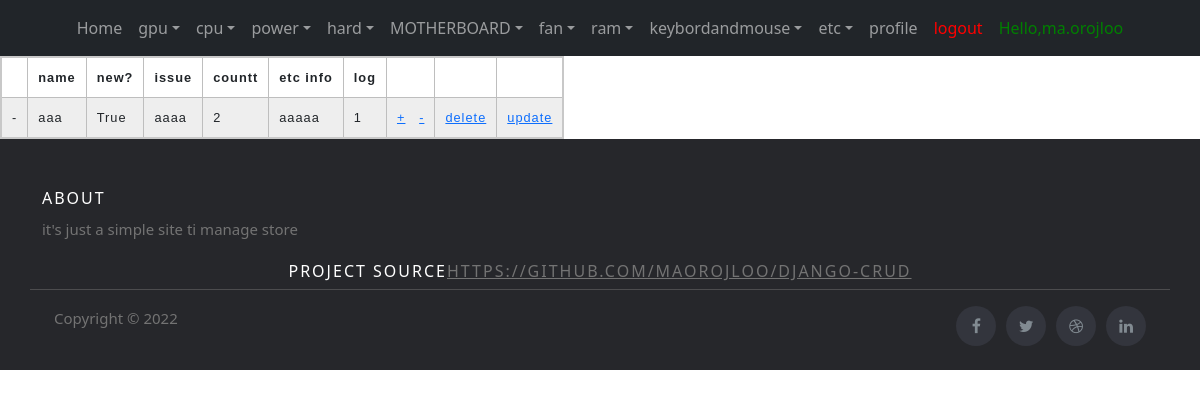
The page /etc/ (signed in) on the database as committed earlier.
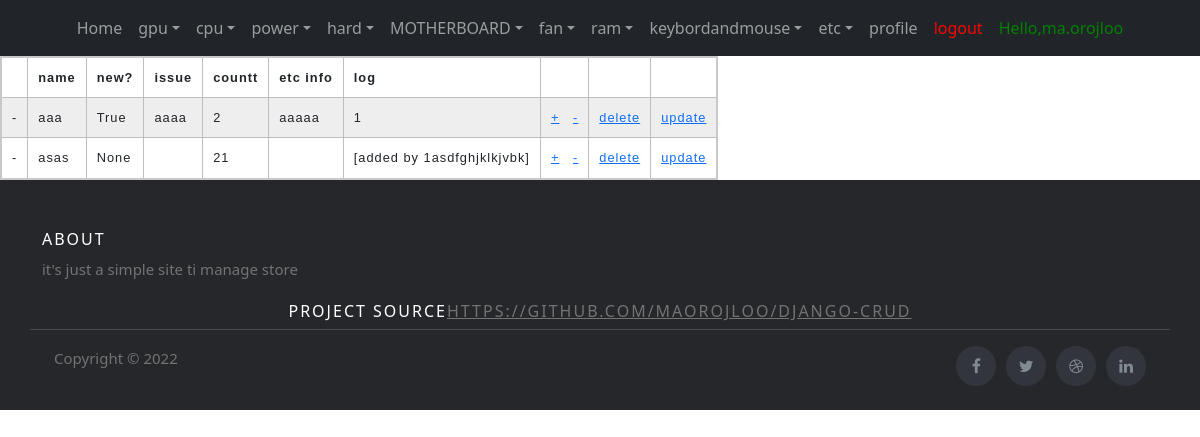
The same page on the database as committed later.
### stuffs/models.py (models this page shows, shortened)
class etc(models.Model):
    name = models.CharField(max_length=100)
    new = models.BooleanField(null=True, blank=True)#*
    issue = models.CharField(max_length=100, blank=True)#*
    countt=models.SmallIntegerField()#*
    etc = models.CharField(max_length=100,blank=True)#*
    log=models.CharField(max_length=300)

### stuffs/views.py (the view)
# urls.py: path('etc/',etc_list,name='etc_list'),
@login_required(login_url='/login/') #redirect when user is not logged in
def etc_list(request):
    cpus = etc.objects.all()
    return render(request,'etc.html',{'cpus':cpus})

### stuffs/templates/etc.html (shortened to what this page needs)
{% extends 'base.html' %}
{%  load static %}
    {% block content %}
    <link rel="stylesheet"  href="{%  static  'stuffs/css/zebrastrepedtable.css'  %}">
        <table>
            <tr>
                <th></th>
                <th>name</th>
                <th>new?</th>
                <th>issue</th>
                <th>countt</th>
                <th>etc info</th>
                <th>log</th>
                <th>  </th>
                <th>  </th>
                <th>  </th>
                </tr>
        {% for cpu in cpus  %}
        {% with table='etc' %}
            <tr>
            <td>-</td>
            <td>{{cpu.name}}</td>
            <td>{{cpu.new}}</td>
            <td>{{cpu.issue}}</td>
            <td>{{cpu.countt}}</td>
            <td>{{cpu.etc}}</td>
            <td>{{cpu.log}}</td>
            <td><a href="{% url 'gpu_plusone' table cpu.id %}" >+</a>&nbsp;&nbsp;&nbsp;<a href="{% url 'gpu_minusone' table cpu.id %}" >-</a></td>
            <td><a href="{% url 'delete_gpu' table cpu.id %}">delete</a></td>
            <td><a href="{% url 'update_gpu' table cpu.id  %}">update</a></td>
            </tr>
        {% endwith %}
        {% endfor %}
        </table>
    {% endblock content %}

Rows that differ between the two databases and show on the page:
added etc: name "asas", new "None", countt "21", log "[added by 1asdfghjklkjvbk]"
